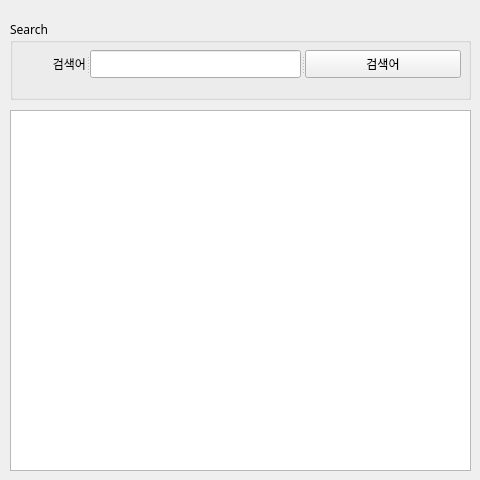
<?xml version="1.0" encoding="UTF-8"?>
<ui version="4.0">
 <class>Form</class>
 <widget class="QWidget" name="Form">
  <property name="geometry">
   <rect>
    <x>0</x>
    <y>0</y>
    <width>480</width>
    <height>480</height>
   </rect>
  </property>
  <property name="sizePolicy">
   <sizepolicy hsizetype="Fixed" vsizetype="Fixed">
    <horstretch>0</horstretch>
    <verstretch>0</verstretch>
   </sizepolicy>
  </property>
  <property name="font">
   <font>
    <family>나눔고딕</family>
   </font>
  </property>
  <property name="windowTitle">
   <string>네이버뉴스 검색</string>
  </property>
  <property name="windowIcon">
   <iconset>
    <normaloff>naver_icon.png</normaloff>naver_icon.png</iconset>
  </property>
  <widget class="QGroupBox" name="groupBox">
   <property name="geometry">
    <rect>
     <x>10</x>
     <y>20</y>
     <width>461</width>
     <height>80</height>
    </rect>
   </property>
   <property name="title">
    <string>Search</string>
   </property>
   <widget class="QSplitter" name="splitter">
    <property name="geometry">
     <rect>
      <x>10</x>
      <y>30</y>
      <width>441</width>
      <height>28</height>
     </rect>
    </property>
    <property name="orientation">
     <enum>Qt::Horizontal</enum>
    </property>
    <widget class="QLabel" name="label">
     <property name="text">
      <string>검색어</string>
     </property>
     <property name="alignment">
      <set>Qt::AlignRight|Qt::AlignTrailing|Qt::AlignVCenter</set>
     </property>
    </widget>
    <widget class="QLineEdit" name="txtSearch"/>
    <widget class="QPushButton" name="pushButton">
     <property name="text">
      <string>검색어</string>
     </property>
    </widget>
   </widget>
  </widget>
  <widget class="QTableWidget" name="tblResult">
   <property name="geometry">
    <rect>
     <x>10</x>
     <y>110</y>
     <width>461</width>
     <height>361</height>
    </rect>
   </property>
  </widget>
 </widget>
 <resources/>
 <connections/>
</ui>
